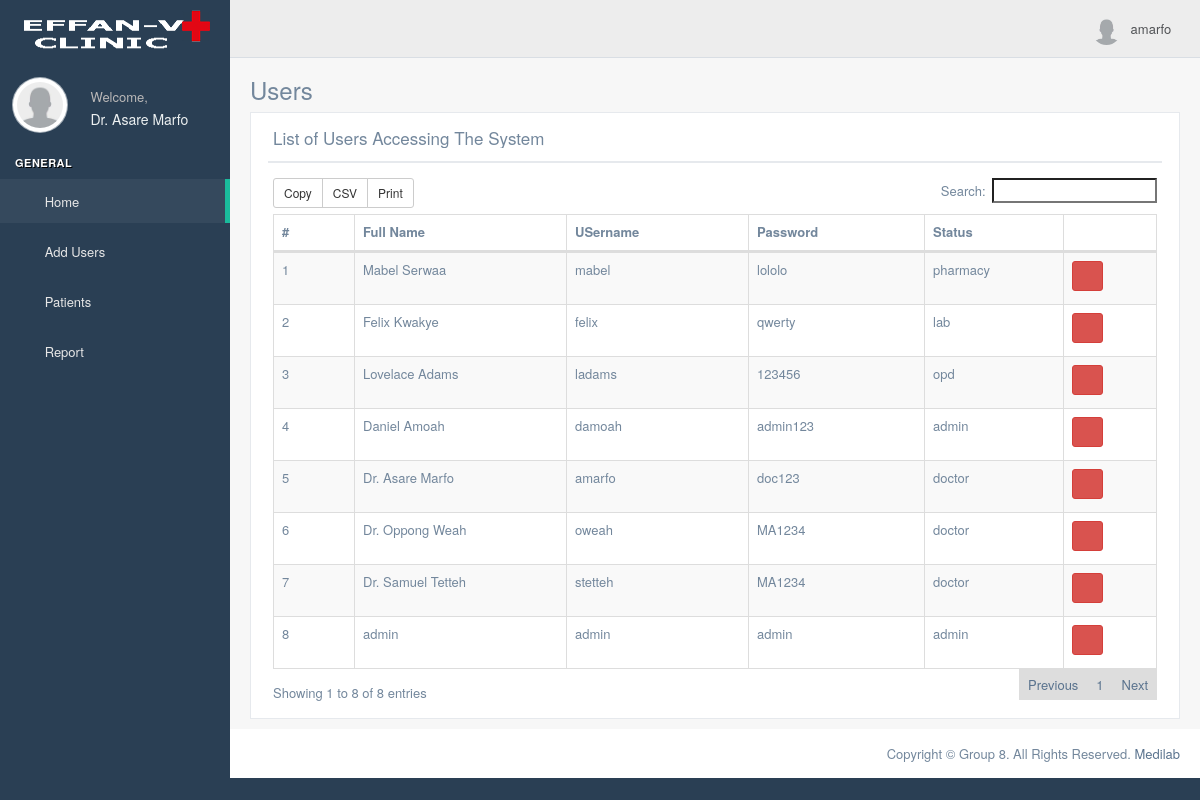
/admin/index.php (signed in), run on the app's committed database.
### tables this page shows
CREATE TABLE `user` (
  `userID` int(11) NOT NULL,
  `fname` varchar(50) NOT NULL,
  `uname` varchar(50) NOT NULL,
  `pwd` varchar(100) NOT NULL,
  `status` varchar(20) NOT NULL
);

### functions/queries.php (called while the page is built, shortened)
<?php
function connectDB()    {
    $connect_db = new Mysqli("localhost", "root", "", "patient_system");
    return $connect_db;
}
function viewUsers()    {
    $sql = "SELECT * FROM user ORDER BY userID DESC";
    $run = connectDB()->query($sql);
    return $run;
}

### admin/index.php (the view, shortened to what this page needs)
<?php
require_once "../functions/queries.php";
?>
<?php include "includes/header.php"?>
        <div class="right_col" role="main">
          <div class="">
            <div class="page-title">
              <div class="title_left">
                <h3>Users</h3>
              </div>
            </div>
            <div class="clearfix"></div>
            <div class="row">
              <div class="col-md-12 col-sm-12 col-xs-12">
                <div class="x_panel">
                  <div class="x_title">
                    <h2>List of Users Accessing The System</h2>
                    <ul class="nav navbar-right panel_toolbox">
                      <li><a class="collapse-link"><i class="fa fa-chevron-up"></i></a>
                      </li>
                      <li><a class="close-link"><i class="fa fa-close"></i></a>
                      </li>
                    </ul>
                    <div class="clearfix"></div>
                  </div>
                  <div class="x_content">
                      <table id="datatable-buttons" class="table table-striped table-bordered">
                          <thead>
                          <tr>
                              <th>#</th>
                              <th>Full Name</th>
                              <th>USername</th>
                              <th>Password</th>
                              <th>Status</th>
                              <th></th>
                          </tr>
                          </thead>
                          <tbody>
                          <?php
                          $result = viewUsers();
                          $i = 1;
                          while ($row = $result->fetch_array()) {
                              ?>
                              <tr>
                                  <td><?php echo $i; ?></td>
                                  <td><?php echo $row['fname']; ?></td>
                                  <td><?php echo $row['uname']; ?></td>
                                  <td><?php echo $row['pwd']; ?></td>
                                  <td><?php echo $row['status']; ?></td>
                                  <td>
                                      <a href="" class="btn btn-danger btn-sm" title="delete" data-toggle="modal" data-target="#deleteModal<?php echo $row['userID'] ?>"><i class="fa fa-trash-o"></i></a>
                                  </td>
                              </tr>
                              <?php
                              $i++;
                          }
                          ?>
                          </tbody>
                      </table>
                  </div>
                </div>
              </div>
            </div>
          </div>
        </div>
<?php include "includes/footer.php"?>

### data on the page
user: fname "Mabel Serwaa", uname "mabel", pwd "lololo", status "pharmacy"
user: fname "Felix Kwakye", uname "felix", pwd "qwerty", status "lab"
user: fname "Lovelace Adams", uname "ladams", pwd "123456", status "opd"
user: fname "Daniel Amoah", uname "damoah", pwd "admin123", status "admin"
user: fname "Dr. Asare Marfo", uname "amarfo", pwd "doc123", status "doctor"
user: fname "Dr. Oppong Weah", uname "oweah", pwd "MA1234", status "doctor"
user: fname "Dr. Samuel Tetteh", uname "stetteh", pwd "MA1234", status "doctor"
user: fname "admin", uname "admin", pwd "admin", status "admin"

### other printed values
$_SESSION['fname'] "Dr. Asare Marfo"
$_SESSION['uname'] "amarfo"
